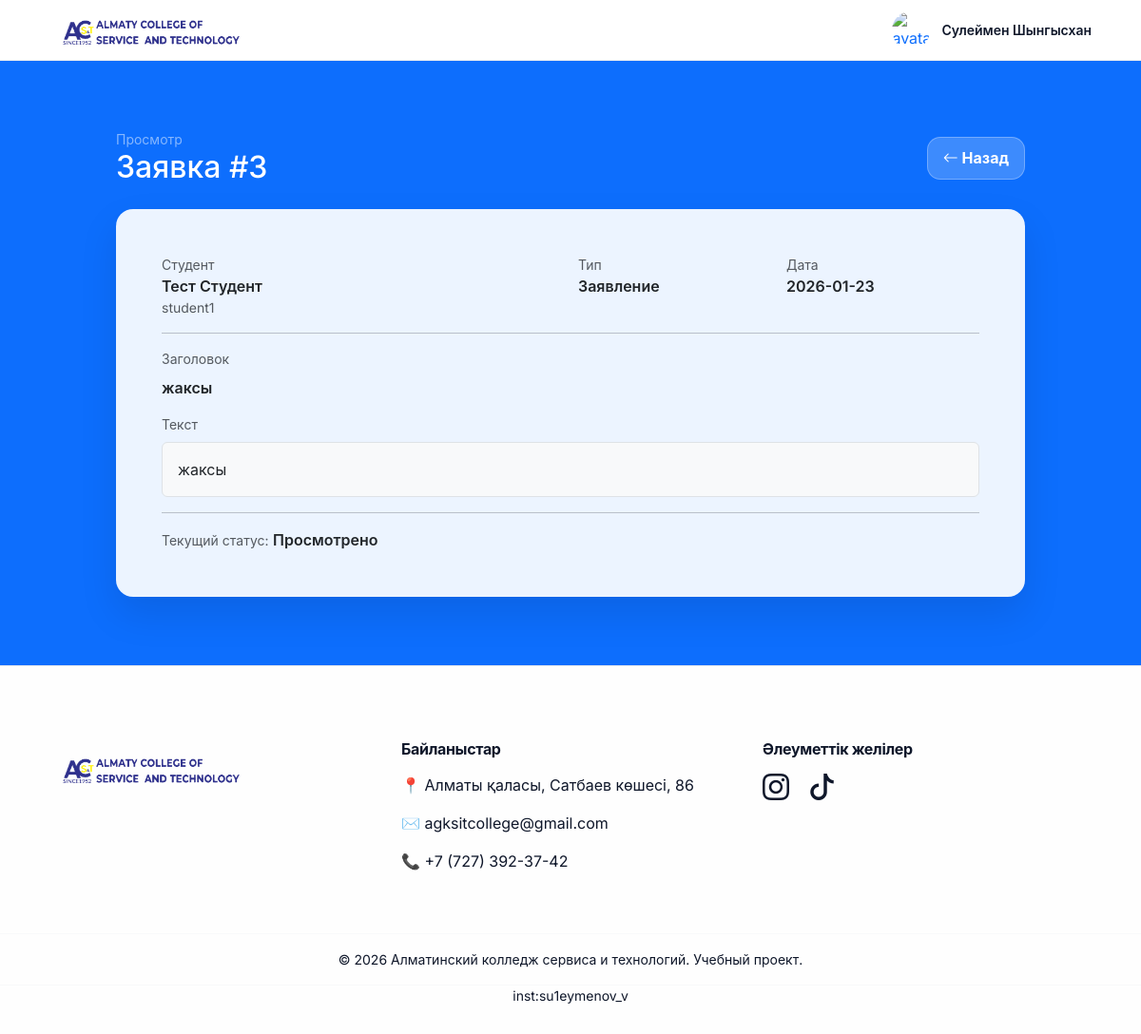
Screenshot of /admin/request/3 (signed in) with the database file from the repository.
### tables this page shows
CREATE TABLE requests (
        id INTEGER PRIMARY KEY AUTOINCREMENT,
        user_id INTEGER NOT NULL,
        req_type TEXT NOT NULL,
        title TEXT NOT NULL,
        body_text TEXT NOT NULL,
        status TEXT NOT NULL CHECK(status IN ('review','accepted','returned')) DEFAULT 'review',
        created_at TEXT NOT NULL,
        updated_at TEXT NOT NULL,
        FOREIGN KEY(user_id) REFERENCES users(id)
    );

CREATE TABLE users (
        id INTEGER PRIMARY KEY AUTOINCREMENT,
        full_name TEXT NOT NULL,
        email TEXT NOT NULL UNIQUE,
        password TEXT NOT NULL,
        role TEXT NOT NULL,              -- student / staff / admin
        approved INTEGER NOT NULL DEFAULT 1  -- для staff можно будет ставить 0 до подтверждения
    , avatar TEXT, group_name TEXT, birth_year INTEGER, bio TEXT, username TEXT, birth_date TEXT, email_confirmed INTEGER NOT NULL DEFAULT 0, email_code TEXT, email_code_expires TIMESTAMP, email_confirm_code TEXT);

### app.py (the view)
@app.route("/admin/request/<int:req_id>")
@login_required
@role_required("admin")
def admin_request_view_page(req_id):
    conn = get_db()
    cur = conn.cursor()
    cur.execute(sql("""
        SELECT r.*, u.full_name, u.email
        FROM requests r
        JOIN users u ON u.id = r.user_id
        WHERE r.id=?
    """), (req_id,))
    r = cur.fetchone()
    conn.close()
    if not r:
        return "Заявка не найдена"
    return render_template("admin_request_view.html", r=r)

### app.py (called while the page is built, shortened)
def login_required(f):
    @wraps(f)
    def w(*args, **kwargs):
        if not session.get("user_id"):
            return redirect(url_for("login"))
        return f(*args, **kwargs)
    return w

def role_required(*roles):
    def deco(f):
        @wraps(f)
        def w(*args, **kwargs):
            if not session.get("user_id"):
                return redirect(url_for("login"))
            if session.get("role") not in roles:
                return redirect(url_for("home"))
            return f(*args, **kwargs)
        return w
    return deco

def sql(q: str) -> str:
    if os.getenv("DATABASE_URL"):
        return q.replace("?", "%s")
    return q

def get_db():
    db_url = os.getenv("DATABASE_URL")
    import sqlite3
    conn = sqlite3.connect(BASE_DIR / "app.db")
    conn.row_factory = sqlite3.Row
    return conn

### templates/admin_request_view.html (shortened to what this page needs)
{% extends "base.html" %}
{% block content %}
<div class="container py-4" style="max-width: 980px;">
  <div class="d-flex flex-column flex-md-row align-items-md-center justify-content-between gap-2 mb-4">
    <div>
      <div class="text-white-50 small">Просмотр</div>
      <h2 class="text-white m-0">Заявка #{{ r["id"] }}</h2>
    </div>
    <a class="btn btn-light-soft" href="{{ url_for('admin_requests') }}"><i class="bi bi-arrow-left"></i> Назад</a>
  </div>
  <div class="card card-premium">
    <div class="card-body p-4 p-md-5">
      <div class="row g-3 mb-3">
        <div class="col-md-6">
          <div class="text-muted small">Студент</div>
          <div class="fw-semibold">{{ r["full_name"] }}</div>
          <div class="text-muted small">{{ r["email"] }}</div>
        </div>
        <div class="col-md-3">
          <div class="text-muted small">Тип</div>
          <div class="fw-semibold">{{ r["req_type"] }}</div>
        </div>
        <div class="col-md-3">
          <div class="text-muted small">Дата</div>
          <div class="fw-semibold">{{ (r["created_at"] ~ "")[:10] }}</div>
        </div>
      </div>
      <hr>
      <div class="mb-2 text-muted small">Заголовок</div>
      <div class="fw-semibold mb-3">{{ r["title"] }}</div>
      <div class="mb-2 text-muted small">Текст</div>
      <div class="border rounded p-3 bg-light">{{ r["body_text"] }}</div>
      <hr>
      <div>
        <span class="text-muted small">Текущий статус:</span>
        <span class="fw-semibold">
          {% if r["status"] == "accepted" %}Просмотрено{% endif %}
        </span>
      </div>
    </div>
  </div>
</div>
{% endblock %}

### static/style.css (style rules this page uses)
:root { --brand: #2F318D; --brand-2: #1A66FF; --ink: #0f172a; --muted: #64748b; --bg: #f6f8fc; --card: rgba(255,255,255,0.78); --stroke: rgba(15, 23, 42, 0.10); --shadow: 0 22px 70px rgba(2, 6, 23, 0.16); --radius-xl: 22px; --radius-lg: 18px; --radius-md: 14px; }
* { font-family: 'Inter', -apple-system, BlinkMacSystemFont, 'Segoe UI', Roboto, Helvetica, Arial, sans-serif; }
html, body { height: 100%; }
body { background: var(--bg); color: var(--ink); }
.card-premium { border: 0; border-radius: 18px; background: rgba(255,255,255,0.92); box-shadow: 0 18px 40px rgba(0,0,0,0.10); overflow: hidden; }
.btn-light-soft { background: rgba(255,255,255,0.20); border: 1px solid rgba(255,255,255,0.28); color: #fff; border-radius: 14px; padding: .6rem 1rem; font-weight: 700; }

### rows the page displays
requests: id "3", req_type "Заявление", created_at "2026-01-23", title "жаксы", body_text "жаксы"
users: full_name "Тест Студент", email "student1"

### other values shown
{{ session.get('full_name', 'Пользователь') }} "Сулеймен Шынгысхан"
